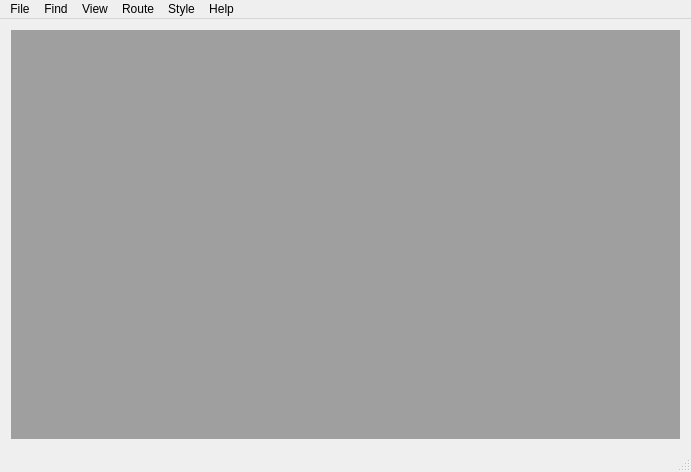
<?xml version="1.0" encoding="UTF-8"?>
<ui version="4.0">
 <class>MainWindow</class>
 <widget class="QMainWindow" name="MainWindow">
  <property name="geometry">
   <rect>
    <x>0</x>
    <y>0</y>
    <width>691</width>
    <height>472</height>
   </rect>
  </property>
  <property name="windowTitle">
   <string>CartoType Maps</string>
  </property>
  <widget class="QWidget" name="centralWidget">
   <layout class="QVBoxLayout" name="verticalLayout">
    <item>
     <widget class="QMdiArea" name="mdiArea"/>
    </item>
   </layout>
  </widget>
  <widget class="QMenuBar" name="menuBar">
   <property name="geometry">
    <rect>
     <x>0</x>
     <y>0</y>
     <width>691</width>
     <height>21</height>
    </rect>
   </property>
   <widget class="QMenu" name="menuFile">
    <property name="title">
     <string>File</string>
    </property>
    <addaction name="actionOpen"/>
    <addaction name="actionOpen_in_Current_Map"/>
    <addaction name="actionQuit"/>
    <addaction name="separator"/>
    <addaction name="actionPrint"/>
    <addaction name="actionPrint_Preview"/>
    <addaction name="separator"/>
    <addaction name="actionSave_Image_as_PNG"/>
    <addaction name="actionSave_Added_Data_as_CTMS"/>
    <addaction name="actionImport_Data_from_CTMS"/>
    <addaction name="actionImport_Data_from_GPX_file"/>
   </widget>
   <widget class="QMenu" name="menuHelp">
    <property name="title">
     <string>Help</string>
    </property>
    <addaction name="actionAbout_CartoType_Maps"/>
   </widget>
   <widget class="QMenu" name="menuView">
    <property name="title">
     <string>View</string>
    </property>
    <addaction name="actionScale"/>
    <addaction name="actionLegend"/>
    <addaction name="actionSet_Scale"/>
    <addaction name="actionRotator"/>
    <addaction name="actionRange"/>
    <addaction name="actionNorth_Up"/>
    <addaction name="actionGo_to_Location"/>
    <addaction name="actionGo_to_Ordnance_Survey_grid_reference"/>
    <addaction name="actionLayers"/>
    <addaction name="actionPerspective_View"/>
    <addaction name="actionMetric_Units"/>
    <addaction name="actionGraphics_Acceleration"/>
    <addaction name="action3D_Buildings"/>
    <addaction name="actionNight_Mode"/>
   </widget>
   <widget class="QMenu" name="menuFind">
    <property name="title">
     <string>Find</string>
    </property>
    <addaction name="actionFind"/>
    <addaction name="actionFind_Address"/>
    <addaction name="actionFind_Next"/>
   </widget>
   <widget class="QMenu" name="menuRoute">
    <property name="title">
     <string>Route</string>
    </property>
    <addaction name="actionReverse_Route"/>
    <addaction name="actionDelete_Route"/>
    <addaction name="actionDelete_Pushpins"/>
    <addaction name="separator"/>
    <addaction name="actionView_Route_Instructions"/>
    <addaction name="actionSave_Route_Instructions"/>
    <addaction name="actionSave_Route"/>
    <addaction name="actionSave_Route_as_GPX"/>
    <addaction name="actionLoad_Route"/>
    <addaction name="actionEdit_Custom_Route_Profile"/>
    <addaction name="actionSave_Custom_Route_Profile"/>
    <addaction name="actionLoad_Custom_Route_Profile"/>
    <addaction name="actionSimulate_Routing"/>
   </widget>
   <widget class="QMenu" name="menuStyle">
    <property name="title">
     <string>Style</string>
    </property>
    <addaction name="actionChoose_Style_Sheet"/>
    <addaction name="actionReload_Style_Sheet"/>
    <addaction name="separator"/>
    <addaction name="actionUse_Custom_Style_Sheet"/>
    <addaction name="actionEdit_Custom_Style_Sheet"/>
    <addaction name="actionSave_Custom_Style_Sheet"/>
    <addaction name="actionLoad_Custom_Style_Sheet"/>
   </widget>
   <addaction name="menuFile"/>
   <addaction name="menuFind"/>
   <addaction name="menuView"/>
   <addaction name="menuRoute"/>
   <addaction name="menuStyle"/>
   <addaction name="menuHelp"/>
  </widget>
  <widget class="QStatusBar" name="statusBar"/>
  <action name="actionOpen">
   <property name="text">
    <string>Open...</string>
   </property>
   <property name="shortcut">
    <string>Ctrl+O</string>
   </property>
  </action>
  <action name="actionQuit">
   <property name="text">
    <string>Quit</string>
   </property>
  </action>
  <action name="actionAbout_CartoType_Maps">
   <property name="text">
    <string>About CartoType Maps...</string>
   </property>
  </action>
  <action name="actionScale">
   <property name="checkable">
    <bool>true</bool>
   </property>
   <property name="enabled">
    <bool>true</bool>
   </property>
   <property name="text">
    <string>Scale</string>
   </property>
   <property name="statusTip">
    <string>shows a distance scale</string>
   </property>
  </action>
  <action name="actionFind">
   <property name="text">
    <string>Find...</string>
   </property>
   <property name="shortcut">
    <string>Ctrl+F</string>
   </property>
  </action>
  <action name="actionFind_Next">
   <property name="text">
    <string>Find Next</string>
   </property>
   <property name="shortcut">
    <string>Ctrl+G</string>
   </property>
  </action>
  <action name="actionNorth_Up">
   <property name="text">
    <string>North Up</string>
   </property>
  </action>
  <action name="actionRotator">
   <property name="checkable">
    <bool>true</bool>
   </property>
   <property name="checked">
    <bool>true</bool>
   </property>
   <property name="text">
    <string>Rotator</string>
   </property>
   <property name="toolTip">
    <string>shows a tool to rotate the map</string>
   </property>
   <property name="statusTip">
    <string/>
   </property>
  </action>
  <action name="actionDrive">
   <property name="checkable">
    <bool>true</bool>
   </property>
   <property name="checked">
    <bool>true</bool>
   </property>
   <property name="text">
    <string>Drive</string>
   </property>
   <property name="toolTip">
    <string>selects a driving profile for routing</string>
   </property>
  </action>
  <action name="actionCycle">
   <property name="checkable">
    <bool>true</bool>
   </property>
   <property name="text">
    <string>Cycle</string>
   </property>
   <property name="toolTip">
    <string>selects a cycling profile for routing</string>
   </property>
  </action>
  <action name="actionWalk">
   <property name="checkable">
    <bool>true</bool>
   </property>
   <property name="text">
    <string>Walk</string>
   </property>
   <property name="toolTip">
    <string>selects a walking profile for routing</string>
   </property>
  </action>
  <action name="actionHike">
   <property name="checkable">
    <bool>true</bool>
   </property>
   <property name="text">
    <string>Hike</string>
   </property>
   <property name="toolTip">
    <string>selects a hiking profile (walking but preferring off-road paths) for routing</string>
   </property>
  </action>
  <action name="actionDelete_Route">
   <property name="text">
    <string>Delete Route</string>
   </property>
   <property name="toolTip">
    <string>deletes the current route</string>
   </property>
  </action>
  <action name="actionSave_Route_Instructions">
   <property name="text">
    <string>Save Route Instructions...</string>
   </property>
  </action>
  <action name="actionSave_Route">
   <property name="text">
    <string>Save Route...</string>
   </property>
  </action>
  <action name="actionSave_Route_as_GPX">
   <property name="text">
    <string>Save Route as GPX...</string>
   </property>
  </action>
  <action name="actionLoad_Route">
   <property name="text">
    <string>Load Route...</string>
   </property>
  </action>
  <action name="actionSave_Image_as_PNG">
   <property name="text">
    <string>Save Image as PNG file...</string>
   </property>
   <property name="toolTip">
    <string>Save Image as PNG file</string>
   </property>
  </action>
  <action name="actionFind_Address">
   <property name="text">
    <string>Find Address...</string>
   </property>
  </action>
  <action name="actionSave_Added_Data_as_CTMS">
   <property name="text">
    <string>Save Added Data as CTMS file...</string>
   </property>
   <property name="iconText">
    <string>Save Added Data as CTMS file</string>
   </property>
   <property name="toolTip">
    <string>saves pushpins and other added map objects</string>
   </property>
   <property name="statusTip">
    <string/>
   </property>
  </action>
  <action name="actionImport_Data_from_CTMS">
   <property name="text">
    <string>Import Data from CTMS file...</string>
   </property>
   <property name="toolTip">
    <string>imports map objects previously saved to a CTMS file</string>
   </property>
  </action>
  <action name="actionImport_Data_from_GPX_file">
   <property name="text">
    <string>Import Data from GPX file...</string>
   </property>
   <property name="toolTip">
    <string>Import Data from GPX file</string>
   </property>
  </action>
  <action name="actionGo_to_Location">
   <property name="text">
    <string>Go to Location...</string>
   </property>
  </action>
  <action name="actionChoose_Style_Sheet">
   <property name="text">
    <string>Choose Style Sheet...</string>
   </property>
  </action>
  <action name="actionReload_Style_Sheet">
   <property name="text">
    <string>Reload Style Sheet</string>
   </property>
   <property name="shortcut">
    <string>Ctrl+L</string>
   </property>
  </action>
  <action name="actionLayers">
   <property name="text">
    <string>Layers...</string>
   </property>
   <property name="toolTip">
    <string>enables or disables map layers</string>
   </property>
   <property name="statusTip">
    <string/>
   </property>
  </action>
  <action name="actionSet_Scale">
   <property name="text">
    <string>Set Scale...</string>
   </property>
  </action>
  <action name="actionPerspective_View">
   <property name="checkable">
    <bool>true</bool>
   </property>
   <property name="text">
    <string>Perspective View</string>
   </property>
  </action>
  <action name="actionMetric_Units">
   <property name="checkable">
    <bool>true</bool>
   </property>
   <property name="checked">
    <bool>true</bool>
   </property>
   <property name="text">
    <string>Metric Units</string>
   </property>
   <property name="toolTip">
    <string>switches between metric and imperial units</string>
   </property>
   <property name="statusTip">
    <string/>
   </property>
  </action>
  <action name="actionView_Route_Instructions">
   <property name="text">
    <string>View Route Instructions...</string>
   </property>
  </action>
  <action name="actionCustom_Profile">
   <property name="checkable">
    <bool>true</bool>
   </property>
   <property name="text">
    <string>Custom Route Profile</string>
   </property>
   <property name="toolTip">
    <string>selects the custom profile for routing</string>
   </property>
  </action>
  <action name="actionEdit_Custom_Route_Profile">
   <property name="text">
    <string>Edit Custom Route Profile...</string>
   </property>
  </action>
  <action name="actionSave_Custom_Route_Profile">
   <property name="text">
    <string>Save Custom Route Profile...</string>
   </property>
  </action>
  <action name="actionLoad_Custom_Route_Profile">
   <property name="text">
    <string>Load Custom Route Profile...</string>
   </property>
  </action>
  <action name="actionLegend">
   <property name="checkable">
    <bool>true</bool>
   </property>
   <property name="text">
    <string>Legend</string>
   </property>
   <property name="toolTip">
    <string>shows a legend (key to map symbols)</string>
   </property>
   <property name="statusTip">
    <string/>
   </property>
  </action>
  <action name="actionGo_to_Ordnance_Survey_grid_reference">
   <property name="text">
    <string>Go to Ordnance Survey grid reference...</string>
   </property>
  </action>
  <action name="actionEdit_Custom_Style_Sheet">
   <property name="text">
    <string>Edit Custom Style Sheet...</string>
   </property>
  </action>
  <action name="actionUse_Custom_Style_Sheet">
   <property name="checkable">
    <bool>true</bool>
   </property>
   <property name="text">
    <string>Use Custom Style Sheet</string>
   </property>
   <property name="shortcut">
    <string>Ctrl+C</string>
   </property>
  </action>
  <action name="actionSave_Custom_Style_Sheet">
   <property name="text">
    <string>Save Custom Style Sheet...</string>
   </property>
  </action>
  <action name="actionLoad_Custom_Style_Sheet">
   <property name="text">
    <string>Load Custom Style Sheet...</string>
   </property>
  </action>
  <action name="actionDelete_Pushpins">
   <property name="text">
    <string>Delete Pushpins</string>
   </property>
   <property name="toolTip">
    <string>deletes all pushpins added to the map</string>
   </property>
  </action>
  <action name="actionRange">
   <property name="checkable">
    <bool>true</bool>
   </property>
   <property name="text">
    <string>Range</string>
   </property>
   <property name="toolTip">
    <string>shows areas reachable in 10min and 20min</string>
   </property>
   <property name="statusTip">
    <string/>
   </property>
  </action>
  <action name="actionReverse_Route">
   <property name="text">
    <string>Reverse Route</string>
   </property>
   <property name="toolTip">
    <string>reverses the direction of the current route</string>
   </property>
  </action>
  <action name="actionPrint">
   <property name="text">
    <string>Print...</string>
   </property>
  </action>
  <action name="actionPrint_Preview">
   <property name="text">
    <string>Print Preview...</string>
   </property>
  </action>
  <action name="actionTurn_expanded_router">
   <property name="checkable">
    <bool>true</bool>
   </property>
   <property name="text">
    <string>Turn-expanded Router</string>
   </property>
   <property name="toolTip">
    <string>creates turn-expanded routing data if needed and uses it</string>
   </property>
  </action>
  <action name="actionGraphics_Acceleration">
   <property name="checkable">
    <bool>true</bool>
   </property>
   <property name="text">
    <string>Graphics Acceleration</string>
   </property>
  </action>
  <action name="action3D_Buildings">
   <property name="checkable">
    <bool>true</bool>
   </property>
   <property name="text">
    <string>3D Buildings</string>
   </property>
  </action>
  <action name="actionNight_Mode">
   <property name="checkable">
    <bool>true</bool>
   </property>
   <property name="enabled">
    <bool>true</bool>
   </property>
   <property name="text">
    <string>Night Mode</string>
   </property>
  </action>
  <action name="actionSimulate_Routing">
   <property name="checkable">
    <bool>true</bool>
   </property>
   <property name="enabled">
    <bool>false</bool>
   </property>
   <property name="text">
    <string>Simulate Routing</string>
   </property>
   <property name="toolTip">
    <string>shows driving instructions: use shift-left-click to supply a position fix</string>
   </property>
  </action>
  <action name="actionOpen_in_Current_Map">
   <property name="text">
    <string>Open in Current Map...</string>
   </property>
  </action>
 </widget>
 <layoutdefault spacing="6" margin="11"/>
 <resources/>
 <connections>
  <connection>
   <sender>actionQuit</sender>
   <signal>triggered()</signal>
   <receiver>MainWindow</receiver>
   <slot>close()</slot>
   <hints>
    <hint type="sourcelabel">
     <x>-1</x>
     <y>-1</y>
    </hint>
    <hint type="destinationlabel">
     <x>345</x>
     <y>235</y>
    </hint>
   </hints>
  </connection>
 </connections>
</ui>
